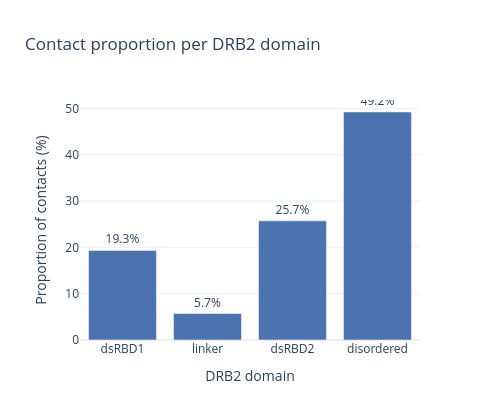
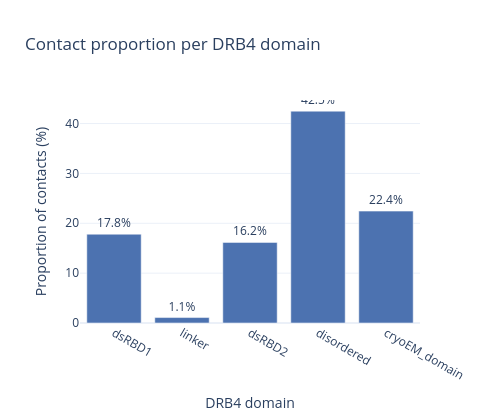

Here is the notebook cell these charts were saved with, in order:
### Markdown cell above
## Contacts per domain (all clusters pooled)

### Code cell
def domain_proportions(data, domain_col, ordered_labels, protein_label, title_suffix="", subdir="domain_contacts"):
    counts = data[domain_col].value_counts()
    props = pd.Series({d: counts.get(d, 0) for d in ordered_labels})
    props_pct = props / props.sum() * 100 if props.sum() else props

    fig = go.Figure(go.Bar(
        x=ordered_labels, y=props_pct.values,
        text=[f"{v:.1f}%" if v > 1 else "" for v in props_pct.values],
        textposition="outside",
        marker_color="#4C72B0",
        hovertemplate="%{x}<br>%{y:.2f}% of contacts<extra></extra>",
    ))
    fig.update_layout(
        title=f"Contact proportion per {protein_label} domain{title_suffix}",
        xaxis_title=f"{protein_label} domain", yaxis_title="Proportion of contacts (%)",
        template=TEMPLATE, width=max(500, len(ordered_labels) * 90), height=420,
    )
    save_fig(fig, f"{protein_label}_domain_proportions.html", subdir)
    return props

props_receptor = domain_proportions(df, "drb2_domain", DRB2_LABELS, "DRB2")
props_ligand   = domain_proportions(df, "drb4_domain", DRB4_LABELS, "DRB4")

### Figure 1 — Plotly figure (JSON) as saved in the notebook; plotly's stock layout.template omitted (floating-point values rounded to 4 significant figures)
{"data": [{"hovertemplate": "%{x}<br>%{y:.2f}% of contacts<extra></extra>", "marker": {"color": "#4C72B0"}, "text": ["19.3%", "5.7%", "25.7%", "49.2%"], "textposition": "outside", "type": "bar", "x": ["dsRBD1", "linker", "dsRBD2", "disordered"], "y": [19.35, 5.709, 25.73, 49.22]}], "layout": {"height": 420, "title": {"text": "Contact proportion per DRB2 domain"}, "width": 500, "xaxis": {"title": {"text": "DRB2 domain"}}, "yaxis": {"title": {"text": "Proportion of contacts (%)"}}}}

### Figure 2 — Plotly figure (JSON) as saved in the notebook; plotly's stock layout.template omitted (floating-point values rounded to 4 significant figures)
{"data": [{"hovertemplate": "%{x}<br>%{y:.2f}% of contacts<extra></extra>", "marker": {"color": "#4C72B0"}, "text": ["17.8%", "1.1%", "16.2%", "42.5%", "22.4%"], "textposition": "outside", "type": "bar", "x": ["dsRBD1", "linker", "dsRBD2", "disordered", "cryoEM_domain"], "y": [17.81, 1.091, 16.17, 42.49, 22.44]}], "layout": {"height": 420, "title": {"text": "Contact proportion per DRB4 domain"}, "width": 500, "xaxis": {"title": {"text": "DRB4 domain"}}, "yaxis": {"title": {"text": "Proportion of contacts (%)"}}}}
